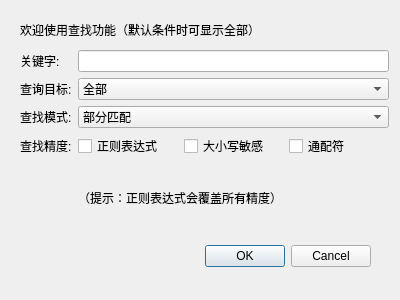
<?xml version="1.0" encoding="UTF-8"?>
<ui version="4.0">
 <class>FilterDialog</class>
 <widget class="QDialog" name="FilterDialog">
  <property name="geometry">
   <rect>
    <x>0</x>
    <y>0</y>
    <width>400</width>
    <height>300</height>
   </rect>
  </property>
  <property name="windowTitle">
   <string>Dialog</string>
  </property>
  <widget class="QDialogButtonBox" name="buttonBox">
   <property name="geometry">
    <rect>
     <x>30</x>
     <y>240</y>
     <width>341</width>
     <height>32</height>
    </rect>
   </property>
   <property name="orientation">
    <enum>Qt::Orientation::Horizontal</enum>
   </property>
   <property name="standardButtons">
    <set>QDialogButtonBox::StandardButton::Cancel|QDialogButtonBox::StandardButton::Ok</set>
   </property>
  </widget>
  <widget class="QWidget" name="gridLayoutWidget">
   <property name="geometry">
    <rect>
     <x>20</x>
     <y>50</y>
     <width>369</width>
     <height>181</height>
    </rect>
   </property>
   <layout class="QGridLayout" name="gridLayout">
    <item row="2" column="1">
     <widget class="QComboBox" name="TypeBox">
      <item>
       <property name="text">
        <string>部分匹配</string>
       </property>
      </item>
      <item>
       <property name="text">
        <string>前缀匹配</string>
       </property>
      </item>
      <item>
       <property name="text">
        <string>后缀匹配</string>
       </property>
      </item>
     </widget>
    </item>
    <item row="1" column="0">
     <widget class="QLabel" name="label_4">
      <property name="text">
       <string>查询目标:</string>
      </property>
     </widget>
    </item>
    <item row="1" column="1">
     <widget class="QComboBox" name="TargetBox">
      <item>
       <property name="text">
        <string>全部</string>
       </property>
      </item>
      <item>
       <property name="text">
        <string>患者ID</string>
       </property>
      </item>
      <item>
       <property name="text">
        <string>姓名</string>
       </property>
      </item>
      <item>
       <property name="text">
        <string>性别</string>
       </property>
      </item>
      <item>
       <property name="text">
        <string>年龄</string>
       </property>
      </item>
      <item>
       <property name="text">
        <string>电话</string>
       </property>
      </item>
      <item>
       <property name="text">
        <string>诊断结果</string>
       </property>
      </item>
     </widget>
    </item>
    <item row="0" column="0">
     <widget class="QLabel" name="label">
      <property name="text">
       <string>关键字:</string>
      </property>
     </widget>
    </item>
    <item row="0" column="1">
     <widget class="QLineEdit" name="KeyEdit"/>
    </item>
    <item row="2" column="0">
     <widget class="QLabel" name="label_2">
      <property name="text">
       <string>查找模式:</string>
      </property>
     </widget>
    </item>
    <item row="3" column="0">
     <widget class="QLabel" name="label_3">
      <property name="text">
       <string>查找精度:</string>
      </property>
     </widget>
    </item>
    <item row="3" column="1">
     <layout class="QHBoxLayout" name="horizontalLayout">
      <item>
       <widget class="QCheckBox" name="RegxBox">
        <property name="text">
         <string>正则表达式</string>
        </property>
       </widget>
      </item>
      <item>
       <widget class="QCheckBox" name="CaseBox">
        <property name="text">
         <string>大小写敏感</string>
        </property>
       </widget>
      </item>
      <item>
       <widget class="QCheckBox" name="WildBoix">
        <property name="text">
         <string>通配符</string>
        </property>
       </widget>
      </item>
     </layout>
    </item>
    <item row="4" column="1">
     <widget class="QLabel" name="label_5">
      <property name="text">
       <string>（提示：正则表达式会覆盖所有精度）</string>
      </property>
     </widget>
    </item>
   </layout>
  </widget>
  <widget class="QLabel" name="label_6">
   <property name="geometry">
    <rect>
     <x>20</x>
     <y>10</y>
     <width>311</width>
     <height>41</height>
    </rect>
   </property>
   <property name="styleSheet">
    <string notr="true">font: 9pt &quot;幼圆&quot;;</string>
   </property>
   <property name="text">
    <string>&lt;html&gt;&lt;head/&gt;&lt;body&gt;&lt;p&gt;欢迎使用查找功能（默认条件时可显示全部）&lt;/p&gt;&lt;/body&gt;&lt;/html&gt;</string>
   </property>
  </widget>
 </widget>
 <resources/>
 <connections>
  <connection>
   <sender>buttonBox</sender>
   <signal>accepted()</signal>
   <receiver>FilterDialog</receiver>
   <slot>accept()</slot>
   <hints>
    <hint type="sourcelabel">
     <x>248</x>
     <y>254</y>
    </hint>
    <hint type="destinationlabel">
     <x>157</x>
     <y>274</y>
    </hint>
   </hints>
  </connection>
  <connection>
   <sender>buttonBox</sender>
   <signal>rejected()</signal>
   <receiver>FilterDialog</receiver>
   <slot>reject()</slot>
   <hints>
    <hint type="sourcelabel">
     <x>316</x>
     <y>260</y>
    </hint>
    <hint type="destinationlabel">
     <x>286</x>
     <y>274</y>
    </hint>
   </hints>
  </connection>
 </connections>
</ui>
